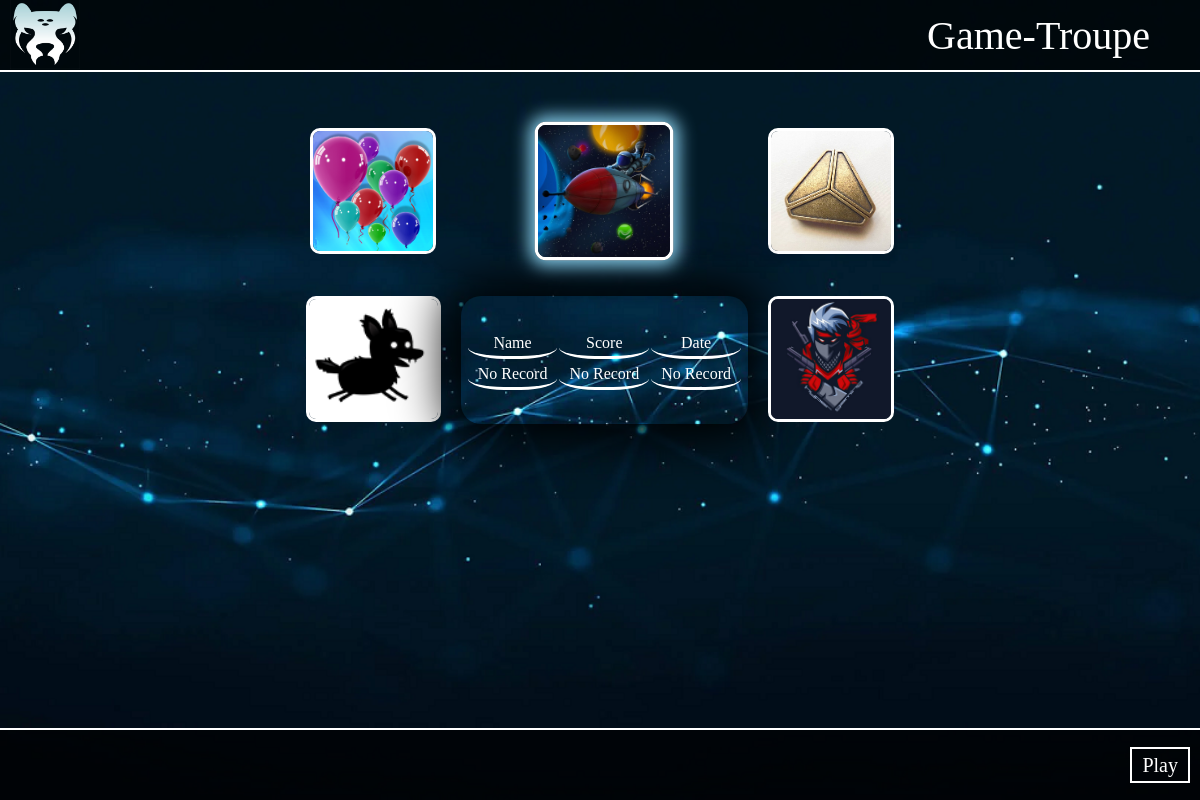
Page /highScore/HighScorepage.php on the earlier database version.
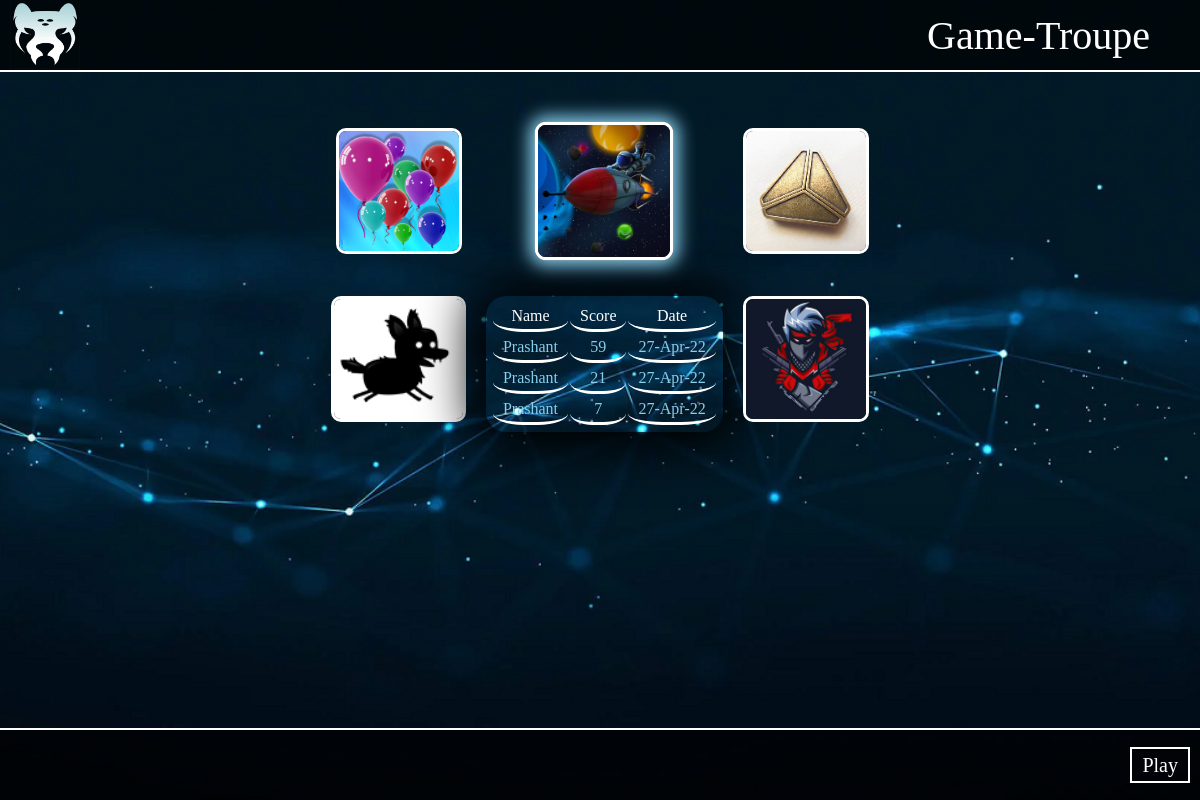
Same page on the later database version.
### tables this page shows
CREATE TABLE `HighScore` (
  `ScoreId` int(11) NOT NULL,
  `Score` int(11) NOT NULL,
  `UserId` int(11) NOT NULL,
  `GameId` int(11) NOT NULL,
  `Date` timestamp NOT NULL DEFAULT current_timestamp() ON UPDATE current_timestamp()
);

CREATE TABLE `Players` (
  `UserId` int(11) NOT NULL,
  `UserName` varchar(20) NOT NULL,
  `GenderId` int(11) NOT NULL,
  `Password` varchar(20) NOT NULL
);

### highScore/HighScore.php (the view)
<?php
require "../db.php";
$gameId=isset($_GET['gameId'])?$_GET['gameId']:2;
$result=$Scoring->query("SELECT `ScoreType` from Game where `GameId`=$gameId");
if($result->num_rows==1)
    $row = $result->fetch_assoc();
$order=$row["ScoreType"]?"DESC":"ASC";
$result=$Scoring->query("SELECT P.`UserName`, H.`Score`,H.`Date`,G.`ScoreType`,
CASE
WHEN P.`GenderId`= 0 THEN 'male'
WHEN P.`GenderId`= 1 THEN 'female'
WHEN P.`GenderId`= 2 THEN 'others'
END as Gender FROM `HighScore` H
LEFT JOIN `Players` P ON H.`userId`=P.`userId`
LEFT JOIN `Game` G ON H.`GameId`=G.`GameId`
WHERE H.`GameId`= $gameId ORDER BY H.`Score` $order");
if ($result && $result->num_rows > 0)
for($i=1;$row = $result->fetch_assoc();$i++){
echo"<tr ondblclick='specificEntry(this)' class='".$row["Gender"]."'>
<td>".$row["UserName"]."</td>
<td>".$row["Score"]."</td>
<td>".date("d-M-y", strtotime($row["Date"]))."</td>
</tr>
";}
else
echo"<tr>
    <td>No Record</td>
    <td>No Record</td>
    <td>No Record</td>
</tr>";
?>

### highScore/HighScorepage.php (shortened to what this page needs)
<!DOCTYPE html>
<html lang="en">
<head>
    <link rel="stylesheet" href="../head-foot.css">
</head>
<body>
    <header>
        <nav class="flex" id="navbar">
            <div class=""><a href="#"><img src="../images/logo.png"></a></div>
            <div id="title"><a href="#">Game-Troupe</a></div>
        </nav>
    </header>
    <div class="container flex">
        <div id="control">
            <div id="game1" onclick="currentGame(0,1)" ondblclick="playGame(1)"><img src="../images/Game1.png" alt="game"></div>
            <div id="game2" onclick="currentGame(1,2)" ondblclick="playGame(2)"><img class="active" src="../images/Game2.png" alt="game"></div>
            <div id="game3" onclick="currentGame(2,3)" ondblclick="playGame(3)"><img src="../images/Game3.png" alt="game"></div>
            <div id="game4" onclick="currentGame(3,4)" ondblclick="playGame(4)"><img src="../images/Game4.png" alt="game"></div>
            <div class="data flex">
                <table>
                    <thead>
                        <tr class="heading">
                            <td>Name</td>
                            <td>Score</td>
                            <td>Date</td>
                        </tr>
                    </thead>
                    <tbody id="dataContent">
                           <?php require "highScore.php"?>
                    </tbody>
                </table>
            </div>
            <div id="game5" onclick="currentGame(5,5)" ondblclick="playGame(5)"><img src="../images/Game5.png" alt="game"></div>
        </div>
    </div>
    <footer class="flex" id="footer">
        <div><a href="../log/logIn.php" class="button">Play</a></div>
    </footer>
</body>
</html>

### head-foot.css (style rules this page uses)
:root { --bColor:skyblue; --tColor:white; }
* { margin:0px; padding:0px; }
body { background-image:url(images/back1.png); background-size: cover; background-repeat: no-repeat; background-position: center; background-attachment: fixed; background-color: var(--bColor); font-size: 10px; font-family: cursive; }
.flex { display:flex; align-items:center; justify-content: center; }
header { position:absolute; }
#navbar { position: fixed; top:0; height: 70px; width:100%; background-color:rgba(0, 0, 0, 0.664); border-bottom:2px solid var(--tColor); padding:0 10px; justify-content: space-between; }
#navbar img { height: 70px; }
#title { margin-right:5% ; }
#title a { font-size: 4em; text-decoration: none; color:var(--tColor); }
#footer { position: fixed; bottom:0px; height: 70px; width:100%; background-color:rgba(0, 0, 0, 0.664); border-top:2px solid var(--tColor); justify-content: space-between; }
.button { border:2px solid var(--tColor); padding:5px 10px; margin: 10px; font-size:20px; text-decoration: none; color:var(--tColor); transition: 0.3s ease-in-out; }

### highScore/HighScorepage.php (style rules this page uses)
.container { top: 16vh; position: fixed; width: 100%; flex-direction: column; }
#control { display: grid; text-align: center; grid-column-gap: 20px; grid-row-gap:40px; grid-template-columns:repeat(3,auto); }
#control div img { height: 120px; border-radius: 10px; border:3px solid var(--tColor); }
#control div img[class="active"] { box-shadow:0px 0px 15px 5px skyblue; transform:scale(1.1); }
.data { box-shadow:0px 0px 50px 15px black; border-radius: 20px; padding: 5px; }
.data tr { color: var(--tColor); font-family: cursive; }
.data td { text-align: center; border-radius: 40%; border-bottom: 3px solid var(--tColor); padding: 4px 10px; font-size: 1.6em; }
.male td { color:skyBlue; }

Differences in the rows shown:
added highscore: UserId.UserName "Prashant", Score "59", Date "27-Apr-22"
added highscore: UserId.UserName "Prashant", Score "21", Date "27-Apr-22"
added highscore: UserId.UserName "Prashant", Score "7", Date "27-Apr-22"
Other differences:
text no longer shown: "No Record No Record No Record"
